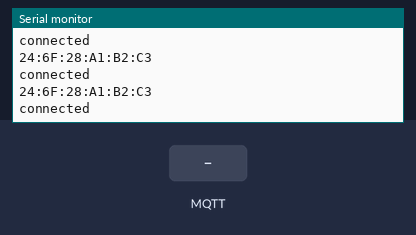
The sketch below on a simulated ESP8266 (NodeMCU). Parts: the last lines printed to the serial monitor. Inputs (shaded band) come from the test bench. WiFi joins after 1.5 s; servers stay silent unless stated; no MQTT or app messages arrive unless stated.

Above: at 4.2 s.
4.3 s: MQTT message "1" arrives on the first subscribed topic
At 4.35 s:
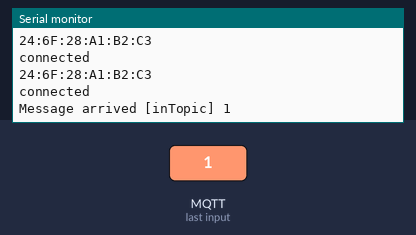
5.8 s: MQTT message "on" arrives on the first subscribed topic
At 5.84 s:
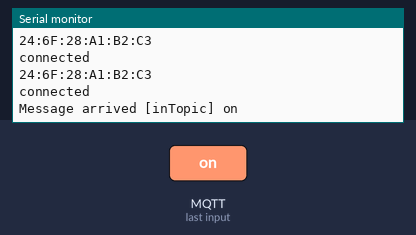
7.3 s: MQTT message "off" arrives on the first subscribed topic
At 7.32 s:
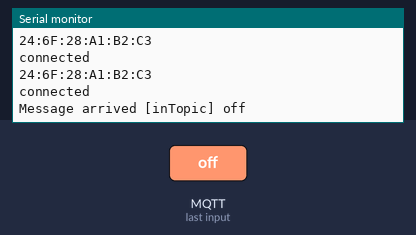

Measured:
- after the input at 4.3 s, the serial monitor: prints a new line at once (image 1)
- after the input at 5.8 s, the serial monitor: prints a new line at once (image 2)
- after the input at 7.3 s, the serial monitor: prints a new line at once (image 3)

The sketch:

BasicEthernetMQTT.ino
```cpp
#include <SPI.h>
#include <ESP8266WiFi.h>
#include <UIPEthernet.h>
#include <PubSubClient.h>

// Update these with values suitable for your network.
byte mac[]    = {  0xDE, 0xED, 0xBA, 0xFE, 0xFE, 0xED };
IPAddress server(192, 168, 1, 134);

const char* topic = "";
String s = "";
String parsing = "";
String fix = "";

EthernetClient ethClient;
PubSubClient client(ethClient);

void callback(char* topic, byte* payload, unsigned int length) {
  Serial.print("Message arrived [");
  Serial.print(topic);
  Serial.print("] ");
  for (int i = 0; i < length; i++) {
    Serial.print((char)payload[i]);
  }
  Serial.println();
}


void reconnect() {
  // Loop until we're reconnected
  while (!client.connected()) {
    Serial.print("Attempting MQTT connection...");
    // Attempt to connect
    if (client.connect("EthernetClient")) {
      s = WiFi.macAddress();
      parsing = s.substring(9, 17);
      for (int i = 2; i < 7; i++) {
        parsing.remove(i, 1);
        i++;
      }
      fix = "r/" + parsing;
      Serial.println(s);
      topic = fix.c_str();
      Serial.println("connected");
      // Once connected, publish an announcement...
      client.publish("outTopic", topic);
      // ... and resubscribe
      client.subscribe("inTopic");
    } else {
      Serial.print("failed, rc=");
      Serial.print(client.state());
      Serial.println(" try again in 5 seconds");
      // Wait 5 seconds before retrying
      delay(5000);
    }
  }
}

void publishData() {
  if (client.connect("EthernetClient")) {
    s = WiFi.macAddress();
    parsing = s.substring(9, 17);

    for (int i = 2; i < 7; i++) {
      parsing.remove(i, 1);
      i++;
    }
    fix = "r/" + parsing;
    Serial.println(s);
    topic = fix.c_str();

    Serial.println("connected");
    // Once connected, publish an announcement...
    client.publish("outTopic", topic);
    // ... and resubscribe
    client.subscribe("inTopic");
  } else {
    Serial.print("failed, rc=");
    Serial.print(client.state());
    Serial.println(" try again in 5 seconds");
    // Wait 5 seconds before retrying
    delay(5000);
  }
}

void setup()
{
  Serial.begin(115200);
  client.setServer(server, 1883);
  client.setCallback(callback);
  Ethernet.begin(mac);
  // Allow the hardware to sort itself out
  delay(1500);
}

void loop()
{
  if (!client.connected()) {
    reconnect();
  }
  publishData();
  client.loop();
}
```
